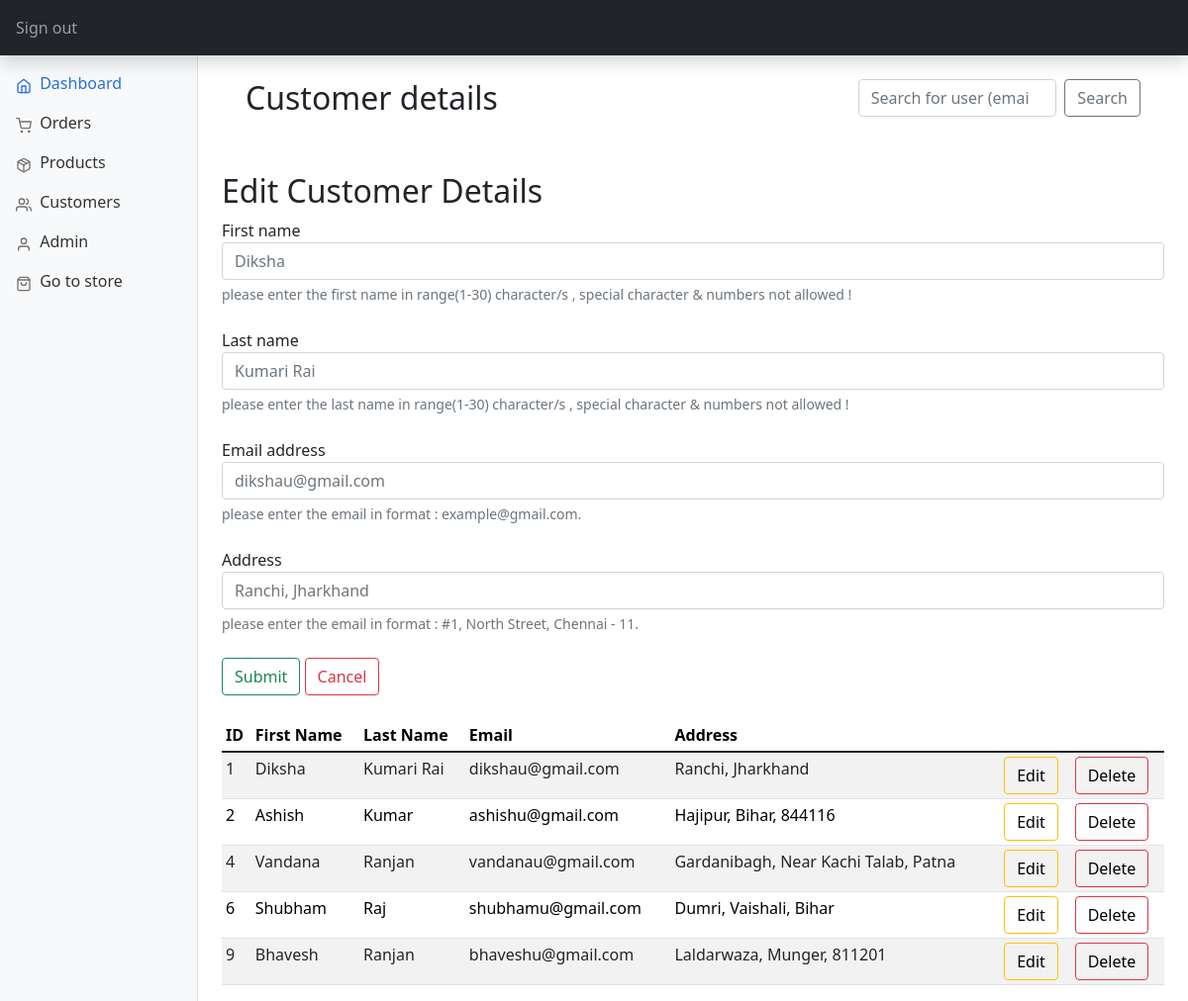
Screenshot of /admin/customers.php?edit=1 (signed in) with the database file from the repository.
### tables this page shows
CREATE TABLE `user` (
  `user_Lname` varchar(20) NOT NULL,
  `email` varchar(50) NOT NULL,
  `user_password` varchar(50) NOT NULL,
  `user_id` int(3) NOT NULL,
  `user_fname` varchar(20) NOT NULL,
  `user_address` text NOT NULL
);

### admin/includes/functions.php (called while the page is built, shortened)
<?php
$connection = mysqli_connect("localhost", "root", "", "PharmEasy");
function query($query)
{
    global $connection;
    $run = mysqli_query($connection, $query);
    if ($run) {
        while ($row = $run->fetch_assoc()) {
            $data[] = $row;
        }
        return $data;
    } else {
        return 0;
    }
}
function all_users()
{
    $query = "SELECT user_id ,user_fname ,user_lname ,email ,user_address FROM user";
    $data = query($query);
    return $data;
}
function get_user($id)
{
    $query = "SELECT user_id ,user_fname ,user_lname ,email ,user_address FROM user WHERE user_id=$id";
    $data = query($query);
    return $data;
}
function check_admin($id)
{
    $query = "SELECT admin_id FROM admin where admin_id='$id'";
    $row = query($query);
    if (empty($row)) {
        return 0;
    } else {
        return 1;
    }
}

### admin/customers.php (the view, shortened to what this page needs)
<?php
include "includes/head.php";
?>
<body>
    <?php
    include "includes/header.php"
    ?>
    <?php
    include "includes/sidebar.php";
    ?>
    <main class="col-md-9 ms-sm-auto col-lg-10 px-md-4">
        <div class="container">
            <div class="row align-items-start">
                <div class="col">
                    <br>
                    <h2>Customer details</h2>
                    <br>
                </div>
                <div class="col">
                    <br>
                    <form class="d-flex" method="GET" action="customers.php">
                        <input class="form-control me-2 col" type="search" name="search_user_email" placeholder="Search for user (email)" aria-label="Search">
                        <button class="btn btn-outline-secondary" type="submit" name="search_user" value="search">Search</button>
                    </form>
                    <br>
                </div>
            </div>
        </div>
        <?php
        if (isset($_GET['edit'])) {
            $data = get_user($_SESSION['id']);
        ?>
            <br>
            <h2>Edit Customer Details</h2>
            <form action="customers.php" method="POST">
                <div class="form-group">
                    <label>First name</label>
                    <input pattern="[A-Za-z_]{1,15}" type="text" class="form-control" placeholder="<?php echo $data[0]['user_fname'] ?>" name="fname">
                    <div class="form-text">please enter the first name in range(1-30) character/s , special character & numbers not allowed !</div>
                </div>
                <br>
                <div class="form-group">
                    <label for="validationTooltip01">Last name</label>
                    <input pattern="[A-Za-z_]{1,15}" id="validationTooltip01" type="text" class="form-control" placeholder="<?php echo $data[0]['user_lname'] ?>" name="lname">
                    <div class="form-text">please enter the last name in range(1-30) character/s , special character & numbers not allowed !</div>
                </div>
                <br>
                <div class="form-group">
                    <label for="exampleInputEmail1">Email address</label>
                    <input type="email" class="form-control" id="exampleInputEmail1" aria-describedby="emailHelp" placeholder="<?php echo $data[0]['email'] ?>" name="email">
                    <div class="form-text">please enter the email in format : example@gmail.com.</div>
                </div>
                <br>
                <div class="form-group">
                    <label for="inputAddress2">Address</label>
                    <input pattern="^[#.0-9a-zA-Z\s,-]+$" type="text" class="form-control" id="inputAddress2" placeholder="<?php echo $data[0]['user_address'] ?>" name="address">
                </div>
                <div class="form-text">please enter the email in format : #1, North Street, Chennai - 11.</div>
                <br>
                <button type="submit" class="btn btn-outline-success" value="update" name="update">Submit</button>
                <button type=" submit" class="btn btn-outline-danger" value="cancel" name="cancel">Cancel</button>
                <br> <br>
            </form>
        <?php
        }
        ?>
        <div class="table-responsive">
            <table class="table table-striped table-sm">
                <thead>
                    <tr>
                        <th scope="col">ID</th>
                        <th scope="col">First Name</th>
                        <th scope="col">Last Name</th>
                        <th scope="col">Email</th>
                        <th scope="col">Address</th>
                </thead>
                <tbody>
                    <?php
                    $data = all_users();
                    $num = sizeof($data);
                    for ($i = 0; $i < $num; $i++) {
                    ?>
                        <tr>
                            <td><?php echo $data[$i]['user_id'] ?></td>
                            <td><?php echo $data[$i]['user_fname'] ?></td>
                            <td><?php echo $data[$i]['user_lname'] ?></td>
                            <td><?php echo $data[$i]['email'] ?></td>
                            <td><?php echo $data[$i]['user_address'] ?></td>
                            <td>
                                <button type="button" class="btn pull-left btn-outline-warning"><a style="text-decoration: none; color:black;" href="customers.php?edit=<?php echo $data[$i]['user_id'] ?>">Edit</a></button>
                            </td>
                            <td>
                                <button type="button" class="btn pull-left btn-outline-danger"><a style="text-decoration: none; color:black;" href="customers.php?delete=<?php echo $data[$i]['user_id'] ?>">Delete</a></button>
                            </td>
                        </tr>
                    <?php  }
                    ?>
                </tbody>
            </table>
        </div>
    </main>
</body>

### admin/dashboard.css (style rules this page uses)
body { font-size: 0.875rem; }

### rows the page displays
user: fname "Diksha", lname "Kumari Rai", email "dikshau@gmail.com", address "Ranchi, Jharkhand", user_id "1", user_fname "Diksha", user_Lname "Kumari Rai", user_address "Ranchi, Jharkhand"
user: user_id "2", user_fname "Ashish", user_Lname "Kumar", email "ashishu@gmail.com", user_address "Hajipur, Bihar, 844116"
user: user_id "4", user_fname "Vandana", user_Lname "Ranjan", email "vandanau@gmail.com", user_address "Gardanibagh, Near Kachi Talab, Patna"
user: user_id "6", user_fname "Shubham", user_Lname "Raj", email "shubhamu@gmail.com", user_address "Dumri, Vaishali, Bihar"
user: user_id "9", user_fname "Bhavesh", user_Lname "Ranjan", email "bhaveshu@gmail.com", user_address "Laldarwaza, Munger, 811201"
